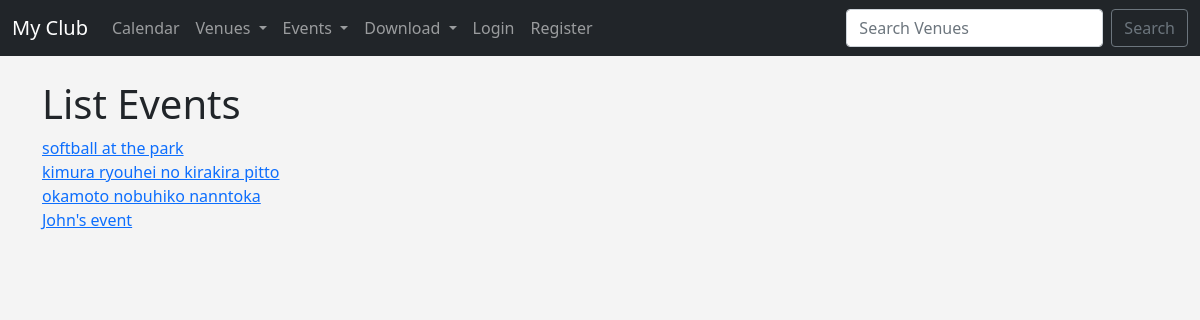
Screenshot of /venue_events/1 with the database file from the repository.
### events/models.py (models this page shows, shortened)
class Event(models.Model):
	name = models.CharField('Event Name', max_length=120)
	event_date = models.DateTimeField('Events Date')
	venue = models.ForeignKey(Venue, blank=True, null=True, on_delete=models.CASCADE)
	manager = models.ForeignKey(User, blank=True, null=True, on_delete=models.SET_NULL)
	description = models.CharField(blank=True, max_length=120)
	attendees = models.ManyToManyField(MyClubUser, blank=True)
	approved = models.BooleanField("Approved", default=False)
	def __str__(self):
		return self.name

### events/views.py (the view)
# urls.py: path('venue_events/<venue_id>', views.venue_events, name='venue-events'),
def venue_events(request, venue_id):
	venue = Venue.objects.get(id=venue_id)
	events = venue.event_set.all()
	if events:
		return render(request, 'events/venue_events.html', {
			'events': events
			})
	else:
		messages.success(request, ("That Venue Has No Events at This Time! "))
		return redirect('admin-approval')

### events/templates/events/venue_events.html
{% extends 'events/base.html' %}
{% block content %}
<h1>List Events</h1>
{% for event in events %}
  <a href="{% url 'show-event' event.id %}">{{ event }}
  <br/>
{% endfor %}
{% endblock %}

### events/templates/events/base.html (style rules this page uses)
body { background-color: #f4f4f4; }

### rows the page displays
Event: name "softball at the park"
Event: name "kimura ryouhei no kirakira pitto"
Event: name "okamoto nobuhiko nanntoka"
Event: name "John's event"
